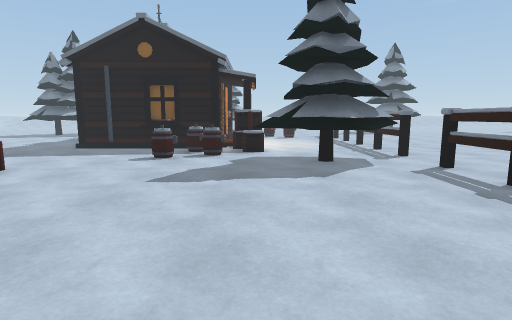
view 1 (above)

24 first-person views from a walk through a scene from a Unity 3-D project. The camera is 1.3 m above the floor, tilts 8° down and sees 80° across. Doors are open. The floor is counted in squares, 1 m on a side. Each view is taken from the middle of a square. On the plan, view 1 faces up. The plan holds only what a view shows up to about 14 squares ahead; the rest is blank. The place goes on beyond the plan. The player character is not drawn. Some animated figures are left out.

view 2
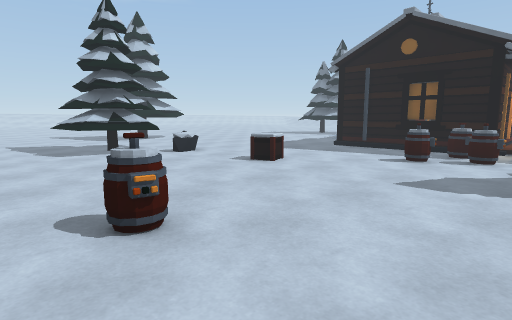

view 3
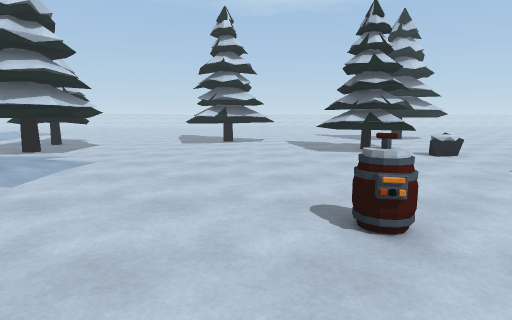

view 4
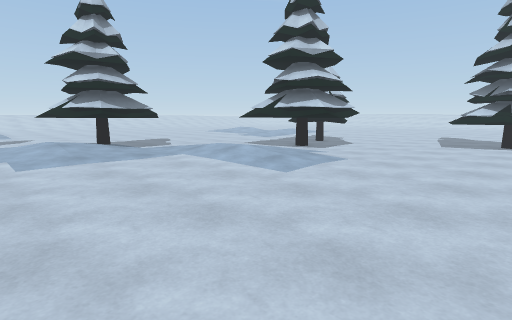

view 5
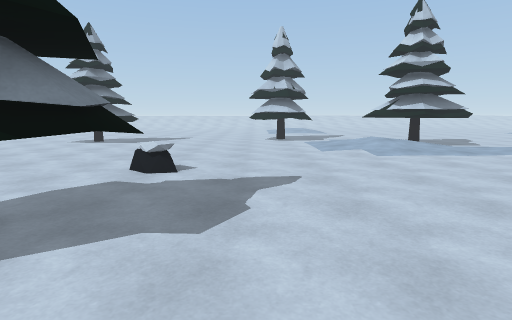

view 6
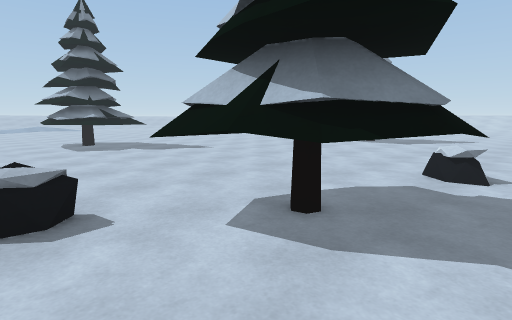

view 7
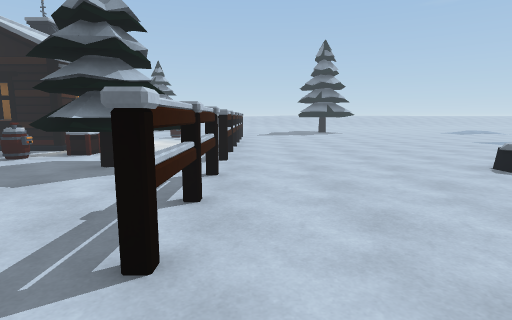

view 8
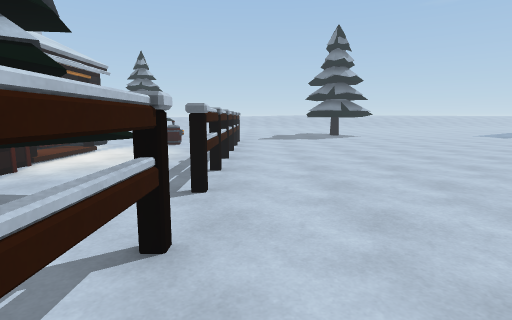

view 9
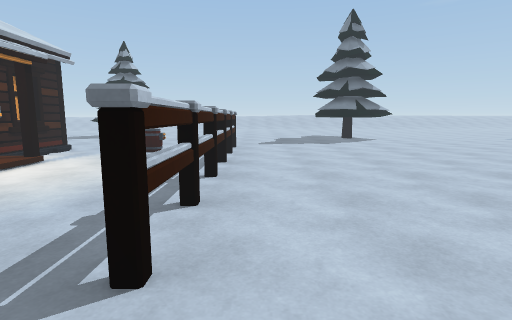

view 10
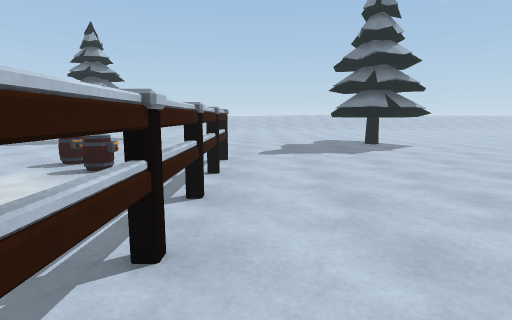

view 11
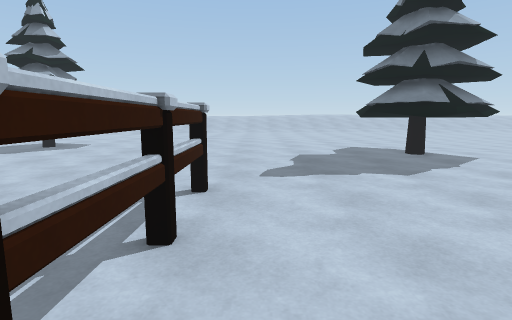

view 12
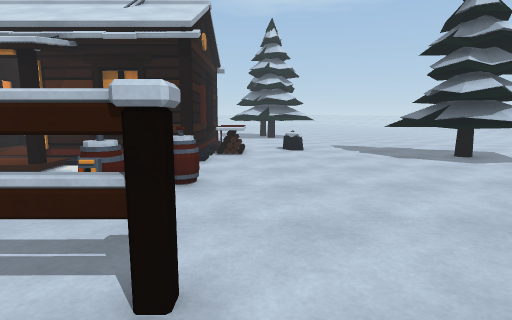

view 13
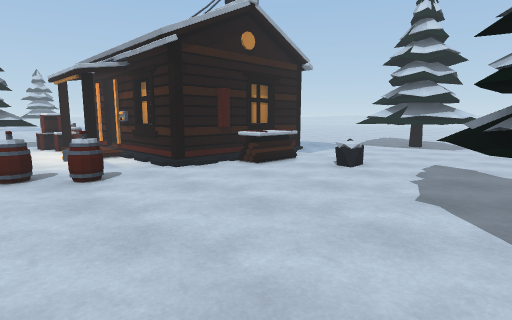

view 14
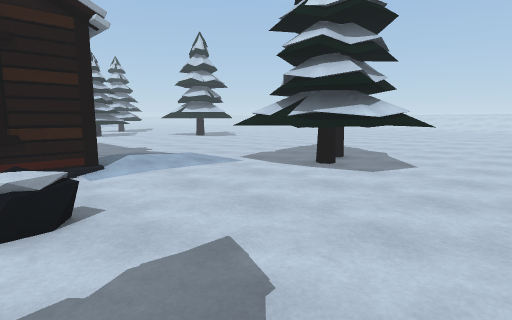

view 15
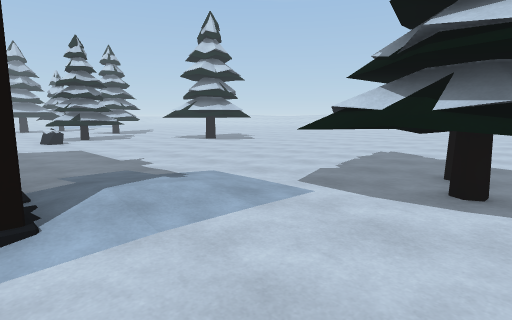

view 16
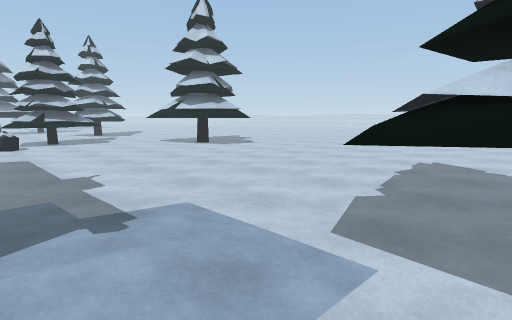

view 17
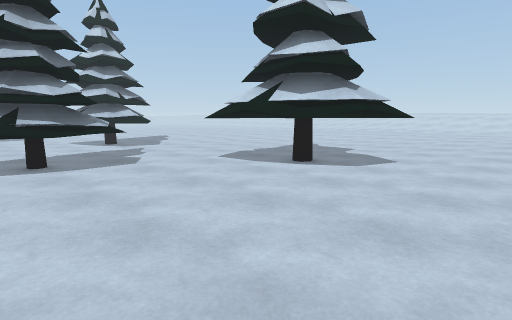

view 18
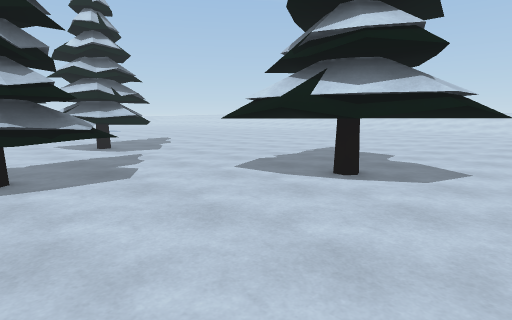

view 19
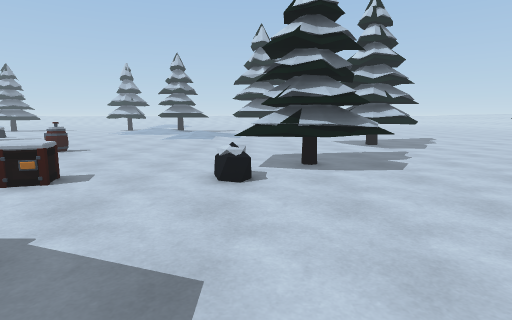

view 20
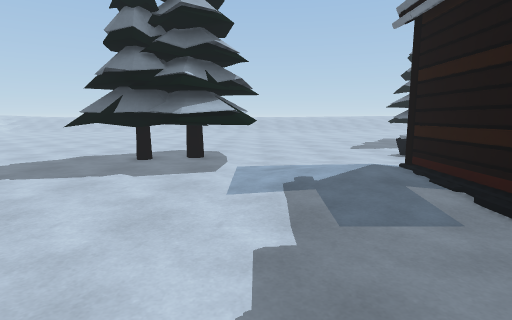

view 21
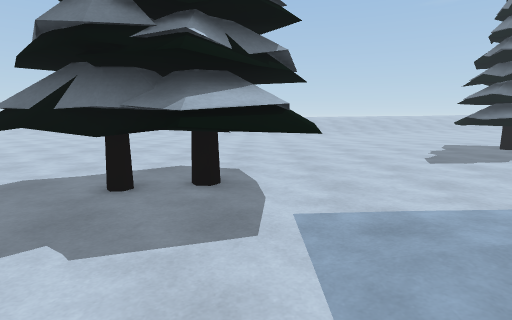

view 22
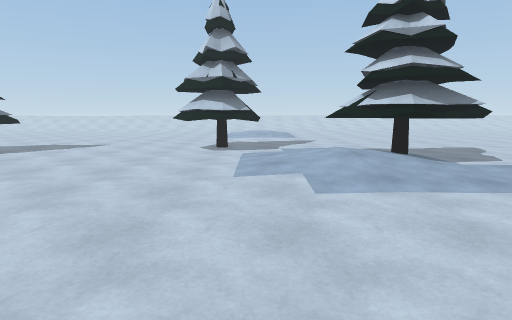

view 23
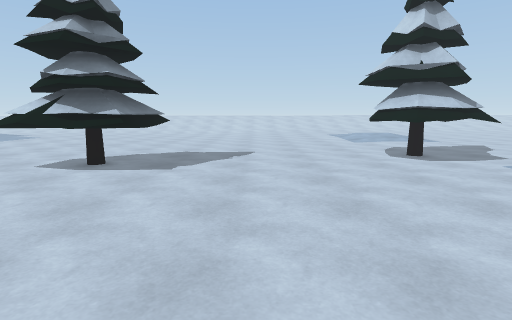

view 24
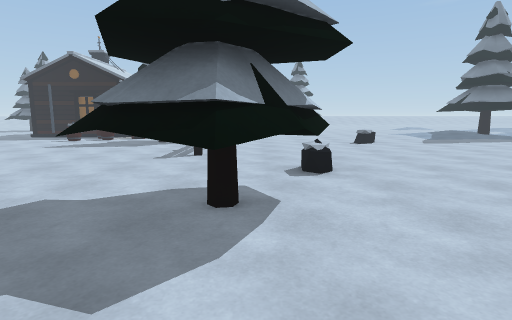

### Floor plan
Key: @ floor where view 1 was taken; # wall or solid block; x gap in a wall; . main floor; : floor 0.25 m higher than the main floor; + floor 0.5 m higher than the main floor; / step, stairs or slope; D open door; O other object.
Columns run from 19 left of view 1 to 13 right of it. Each row starts with its distance up from view 1.
 28 ...............OOOO.. ::.....OO
 27 ...............OOO.... ......OO O
 26 ......O......................OOOO
 25 ..... OO.....................OOO.
 24 ... OOOOO....OO..............OO..
 23 ...OOOOOO....OO..................
 22 ...OOOOOO........................
 21 ....OOOOO.....OO....O...O........
 20 .........:::######..OO..O........
 19 .........::/#    #...O..O........
 18 ..........:.#    #......O........
 17 ............#    Dx/....O........
 16 ............      :/....O........
 15 ............    :D:/....O........
 14 ............   ::#:/....O........
 13 ............######OO....O........
 12 .................OOO....O........
 11 OO...............OO.....O........
 10 OOO.............O.O.OOOOO........
  9 OOO................OOOOO........O
  8 OOO.................OOO.O......OO
  7 OOOO....OO..OO.......O..O........
  6 .O...OOOO...............O........
  5 .....OOOO...............O........
  4 .....OOOO...............O........
  3 ......OOO...............O........
  2 ...............O.................
  1 ..OO...........OO...........O....
  0 .OOOO............. @.............
 -1 .OOOO.............. .....OOO.....
 -2  OOOO...................OOOO.....
 -3   OOO...................OOOO.....
 -4     .....................OO......
 -5      ............................
 -6      ......::...........O........
 -7      .OOOO.::/...................
 -8      OOOOO  +:...................
 -9      OO OO  :/...................
-10       O OO  :...::...............
-11             ...::::..............
-12            ..OOO:::..............
-13            ..OOOO::..............
-14            . OOOO :..........OOOO
-15           .... OO:...........OOOO
-16          ..........OOOO......OOOO
-17         ...........OOOO......O  .
-18         ...........OOOO..........
-19                 ...   ...........
-20                 .................

Where each view was taken, in squares from view 1:
view 1: 0 up, 0 right, facing up
view 2: 0 up, 0 right, facing up-left
view 3: 0 up, 0 right, facing left
view 4: 0 up, 0 right, facing down-left
view 5: 1 up, 3 right, facing down
view 6: 1 up, 4 right, facing down-right
view 7: 1 up, 6 right, facing up
view 8: 5 up, 6 right, facing up
view 9: 8 up, 6 right, facing up
view 10: 12 up, 6 right, facing up
view 11: 16 up, 6 right, facing up
view 12: 22 up, 7 right, facing left
view 13: 28 up, 3 right, facing down-left
view 14: 28 up, 5 left, facing down-left
view 15: 24 up, 7 left, facing down-left
view 16: 22 up, 9 left, facing down-left
view 17: 14 up, 11 left, facing down-left
view 18: 12 up, 12 left, facing down-left
view 19: 13 up, 11 left, facing down
view 20: 13 up, 11 left, facing up
view 21: 17 up, 12 left, facing up
view 22: 4 down, 0 right, facing down
view 23: 7 down, 7 right, facing down
view 24: 7 down, 7 right, facing up
